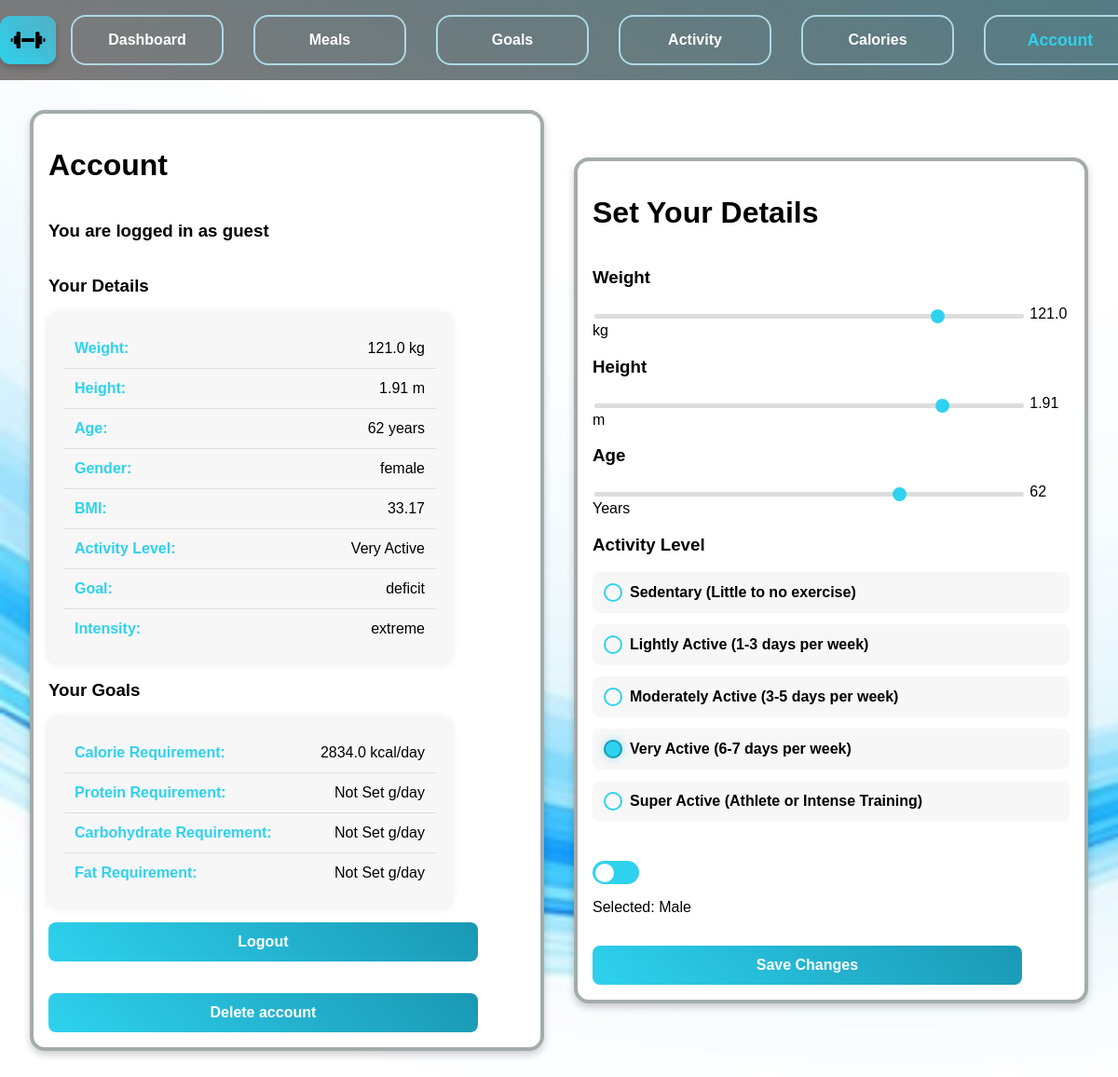
Page /account (signed in) on the earlier database version.
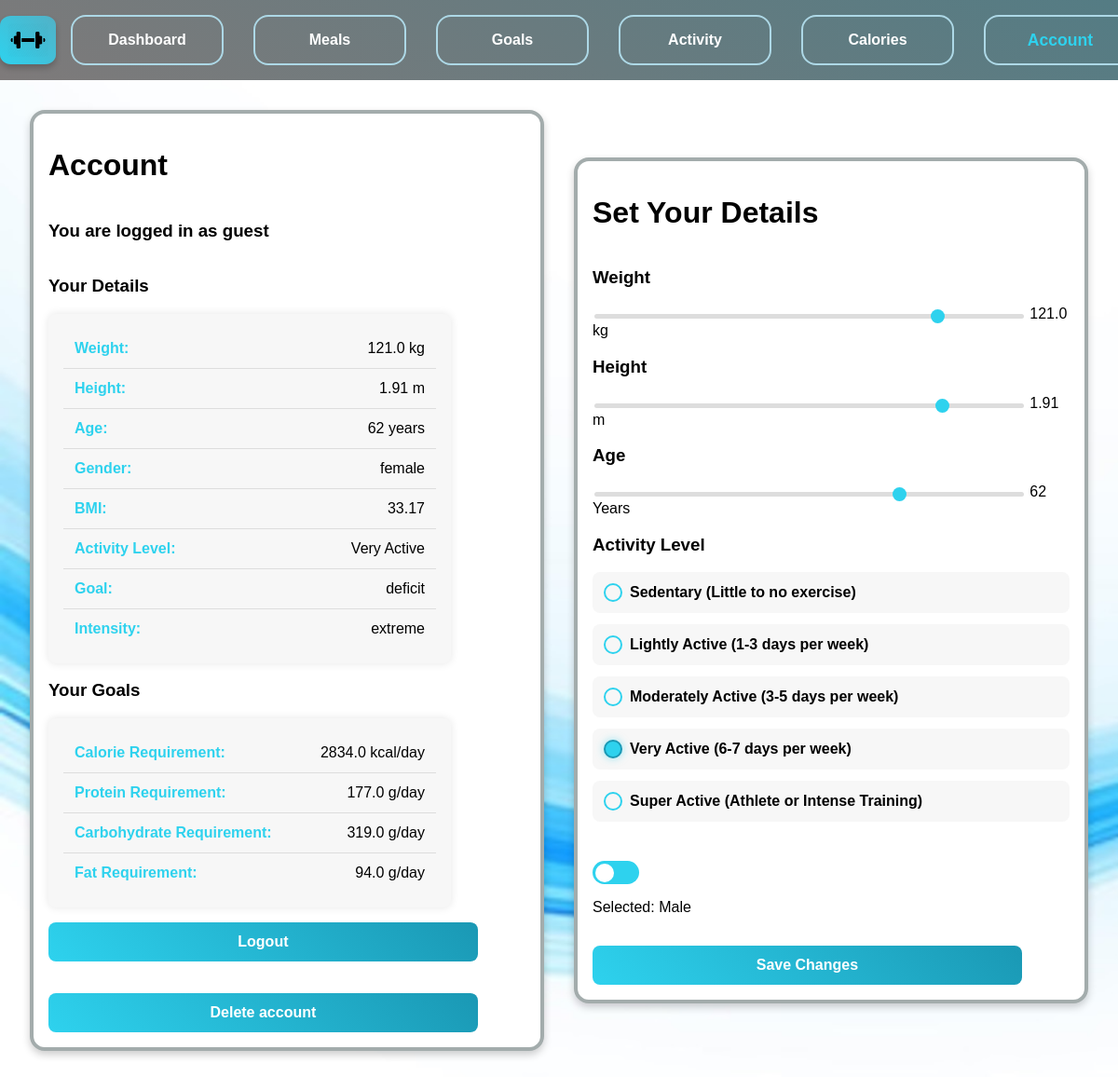
Same page on the later database version.
### app.py (models this page shows, shortened)
class User(db.Model):
    id = db.Column(db.Integer, primary_key=True)
    username = db.Column(db.String(100))
    weight = db.Column(db.Float, default=90)
    height = db.Column(db.Float, default=1.75)
    age = db.Column(db.Integer, default=48)
    gender = db.Column(db.String(10), default='male')
    bmi = db.Column(db.Float)
    bmr = db.Column(db.Float)
    tdee = db.Column(db.Float)
    exercise_level = db.Column(db.String(20), default='sedentary')
    goal = db.Column(db.String(20), default='maintain')
    intensity = db.Column(db.String(20))
    caloriesRequired = db.Column(db.Float)
    proteinRatio = db.Column(db.Float)
    fatRatio = db.Column(db.Float)
    carbRatio = db.Column(db.Float)
    proteinRequired = db.Column(db.Float)
    fatRequired = db.Column(db.Float)
    carbRequired = db.Column(db.Float)
    caloriesRemaining = db.Column(db.Float)
    proteinRemaining = db.Column(db.Float)
    fatRemaining = db.Column(db.Float)
    carbRemaining = db.Column(db.Float)
    last_reset = db.Column(db.Date, default=lambda: datetime.now(timezone.utc).date())
    meals = db.relationship('UserMeals', backref='user', lazy=True, cascade="all, delete-orphan")

### app.py (the view, shortened to what this page needs)
@app.route('/account', methods=['POST', 'GET'])
def account():
    username = session.get('username')
    found_user = User.query.filter_by(username=username).first()
    return render_template(
        'account.html',
        username=username,
        user_db=found_user
    )

### templates/account.html (shortened to what this page needs)
{% extends "base.html" %}
{% block content %}
<div class="content">
    <div class="section-box">
        <h1>Account</h1>
        <h3>You are logged in as {{username}}</h3>
        <h3>Your Details</h3>
        <ul class="user-list">
            <li><strong>Weight:</strong> {{ user_db.weight if user_db.weight else 90 }} kg</li>
            <li><strong>Height:</strong> {{ user_db.height if user_db.height else 1.75 }} m</li>
            <li><strong>Age:</strong> {{ user_db.age if user_db.age else 48 }} years</li>
            <li><strong>Gender:</strong> {{ user_db.gender if user_db.gender else 'male' }}</li>
            <li><strong>BMI:</strong> {{ user_db.bmi if user_db.bmi else 'Not Calculated' }}</li>
            <li><strong>Activity Level:</strong> {{ user_db.exercise_level.replace("_", " ").title() if user_db.exercise_level else 'Not Set' }}</li>
            <li><strong>Goal:</strong> {{ user_db.goal if user_db.goal else 'Not Set' }}</li>
            <li><strong>Intensity:</strong> {{ user_db.intensity if user_db.intensity else 'Not Set' }}</li>
        </ul>
        <h3>Your Goals</h3>
        <ul class="user-list">
            <li><strong>Calorie Requirement:</strong> {{ user_db.caloriesRequired if user_db.caloriesRequired else 'Not Set' }} kcal/day</li>
            <li><strong>Protein Requirement:</strong> {{ user_db.proteinRequired if user_db.proteinRequired else 'Not Set' }} g/day</li>
            <li><strong>Carbohydrate Requirement:</strong> {{ user_db.carbRequired if user_db.carbRequired else 'Not Set' }} g/day</li>
            <li><strong>Fat Requirement:</strong> {{ user_db.fatRequired if user_db.fatRequired else 'Not Set' }} g/day</li>
        </ul>
        <form method="POST" action='/account'>
            <button type="submit" name="action" value="logout">Logout</button>
        </form>
        <br>
        <form method="POST" action='/account'>
            <button type="submit" name="action" value="delete">Delete account</button>
        </form>
    </div>
    <div class='section-box'>
        <h1>Set Your Details</h1>
        <form method="POST" action="/account">
            <h3>Weight</h3>
            <input type="range" id="weightSlider" name="getWeight" min="40" max="140" step="1"
                value="{{ user_db.weight if user_db.weight else 70 }}"
                oninput="weightOutput.value = this.value">
            <output id="weightOutput">{{ user_db.weight if user_db.weight else 70 }}</output> kg
            <br>
            <h3>Height</h3>
            <input type="range" id="heightSlider" name="getHeight" min="1.50" max="2.00" step="0.01"
                value="{{ user_db.height if user_db.height else 1.75 }}"
                oninput="heightOutput.value = this.value">
            <output id="heightOutput">{{ user_db.height if user_db.height else 1.75 }}</output> m
            <br>
            <h3>Age</h3>
            <input type="range" id="ageSlider" name="getAge" min="16" max="80" step="1"
                value="{{ user_db.age if user_db.age else 25 }}"
                oninput="ageOutput.value = this.value">
            <output id="ageOutput">{{ user_db.age if user_db.age else 25 }}</output> Years
            <br>
            <h3>Activity Level</h3>
            <div class="activity-level">
                <label class="radio-button">
                    <span class="custom-radio"></span> Sedentary (Little to no exercise)
                </label>
                <label class="radio-button">
                    <span class="custom-radio"></span> Lightly Active (1-3 days per week)
                </label>
                <label class="radio-button">
                    <span class="custom-radio"></span> Moderately Active (3-5 days per week)
                </label>
                <label class="radio-button">
                    <span class="custom-radio"></span> Very Active (6-7 days per week)
                </label>
                <label class="radio-button">
                    <span class="custom-radio"></span> Super Active (Athlete or Intense Training)
                </label>
            </div>
            <br>
            <label class="switch">
                <span class="slider"></span>
            </label>
            <p>Selected: <span id="genderText">{% if gender == 'female' %}Female{% else %}Male{% endif %}</span></p>
            <button type="submit" name="action" value="updateDetails">Save Changes</button>
        </form>
    </div>
{% endblock %}

### templates/base.html (shortened to what this page needs)
<!DOCTYPE html>
<html lang="en">
<head>
    <link rel="stylesheet" href="{{ url_for('static', filename='style.css') }}">
<body>
    <nav class="navbar">
        <ul class="navbar_items">
            <li>
                <img src="{{ url_for('static', filename='images/icon.png') }}" height="45" class="navbar_logo"/>
            </li>
            <li>
                <a href=/dashboard class="navbar_links {% if request.path == '/dashboard' %}active{% endif %}">Dashboard</a>
            </li>
            <li>
                <a href="/meals" class="navbar_links {% if request.path == '/meals' %}active{% endif %}">Meals</a>
            </li>
            <li>
                <a href="/goals" class="navbar_links {% if request.path == '/goals' %}active{% endif %}">Goals</a>
            </li>
            <li>
                <a href="/activity" class="navbar_links {% if request.path == '/activity' %}active{% endif %}">Activity</a>
            </li>
            <li>
                <a href="/calories" class="navbar_links {% if request.path == '/calories' %}active{% endif %}">Calories</a>
            </li>
            <li>
                <a href="/account" class="navbar_links {% if request.path == '/account' %}active{% endif %}">Account</a>
            </li>
        </ul>
    </nav>
    <main>
        {% block content %}  {% endblock %}
    </main>
</body>
</html>

### static/style.css (style rules this page uses)
html, body { background-image: url("./images/background.jpg"); background-size: cover; background-attachment: fixed; height: 100%; margin: 0rem; display: flex; flex-direction: column; box-sizing: border-box; font-family: sans-serif; }
.navbar_items { list-style-type: none; background: linear-gradient(30deg, #7e7a7a, #547c84); padding: 0; margin: 0; display: flex; justify-content: space-around; align-items: center; }
.navbar_links { padding: 1rem; width: 10rem; color: white; text-decoration: none; font-weight: bold; transition: all 0.3s ease; display: flex; justify-content: center; }
.navbar li { margin: 1rem; width: 10rem; border: 2px solid lightblue; border-radius: 1rem; display: flex; justify-content: center; }
.navbar_links.active { font-weight: bold; color: #2ed2ee; transform: scale(1.1); }
.navbar_logo { border-radius: 20%; width: 2.75rem; height: 2.25rem; background: linear-gradient(45deg, #2ed2ee, #52b1c6); padding: 0.5rem; box-shadow: 0px 4px 6px rgba(0, 0, 0, 0.2); transition: transform 0.3s ease-in-out, box-shadow 0.3s ease-in-out; }
.navbar_items li:first-child { border: none; background: transparent; margin: 0; padding: 0; width: auto; }
.section-box { display: flex; flex-direction: column; flex-grow: 1; border: 0.3rem solid rgb(163, 172, 172); padding: 1rem; margin: 1rem; border-radius: 1rem; background-color: white; width: 40%; box-shadow: 0 0.25rem 0.5rem rgba(0, 0, 0, 0.2); transition: transform 0.3s ease-in-out; overflow: hidden; }
.content { display: flex; flex-wrap: wrap; justify-content: space-between; align-items: center; padding: 1rem; }
input[type="range"] { -webkit-appearance: none; appearance: none; width: 90%; height: 5px; background: #ddd; border-radius: 5px; outline: none; transition: background 0.3s ease-in-out; }
button, input[type="submit"] { width: 90%; padding: 0.75rem; margin-top: 1rem; border: none; border-radius: 0.5rem; background: linear-gradient(45deg, #2ed2ee, #1a98b4); color: white; font-size: 1rem; cursor: pointer; transition: all 0.3s ease-in-out; font-weight: bold; }
.activity-level, .fitness-goals { display: flex; flex-direction: column; gap: 0.75rem; margin-bottom: 1.5rem; }
.radio-button { display: flex; align-items: center; gap: 0.5rem; cursor: pointer; font-size: 1rem; font-weight: bold; padding: 0.75rem; border-radius: 0.5rem; background: #f7f7f7; transition: 0.3s ease-in-out; }
.custom-radio { width: 1rem; height: 1rem; border: 2px solid #2ed2ee; border-radius: 50%; display: flex; align-items: center; justify-content: center; transition: 0.3s ease-in-out; }
.radio-button input:checked + .custom-radio { background-color: #2ed2ee; border-color: #1a98b4; box-shadow: 0 0 8px rgba(46, 210, 238, 0.5); }
.switch { position: relative; display: inline-block; width: 3.125rem; height: 1.5625rem; }
.slider { position: absolute; cursor: pointer; top: 0; left: 0; right: 0; bottom: 0; background-color: #2ed2ee; border-radius: 1.5625rem; transition: 0.4s; }
.slider:before { position: absolute; content: ""; height: 1.25rem; width: 1.25rem; left: 0.1875rem; bottom: 0.15625rem; background-color: white; border-radius: 50%; transition: 0.4s; }
.user-list { list-style: none; padding: 1rem; margin: 0; background: #f7f7f7; border-radius: 0.5rem; box-shadow: 0 0 10px rgba(0, 0, 0, 0.1); max-width: 400px; }
.user-list li { padding: 0.75rem; font-size: 1rem; border-bottom: 1px solid #ddd; display: flex; justify-content: space-between; }
.user-list li:last-child { border-bottom: none; }
.user-list li strong { color: #2ed2ee; }

Differences in the rows shown:
changed User "guest": proteinRequired "Not Set" → "177.0"; carbRequired "Not Set" → "319.0"; fatRequired "Not Set" → "94.0"
